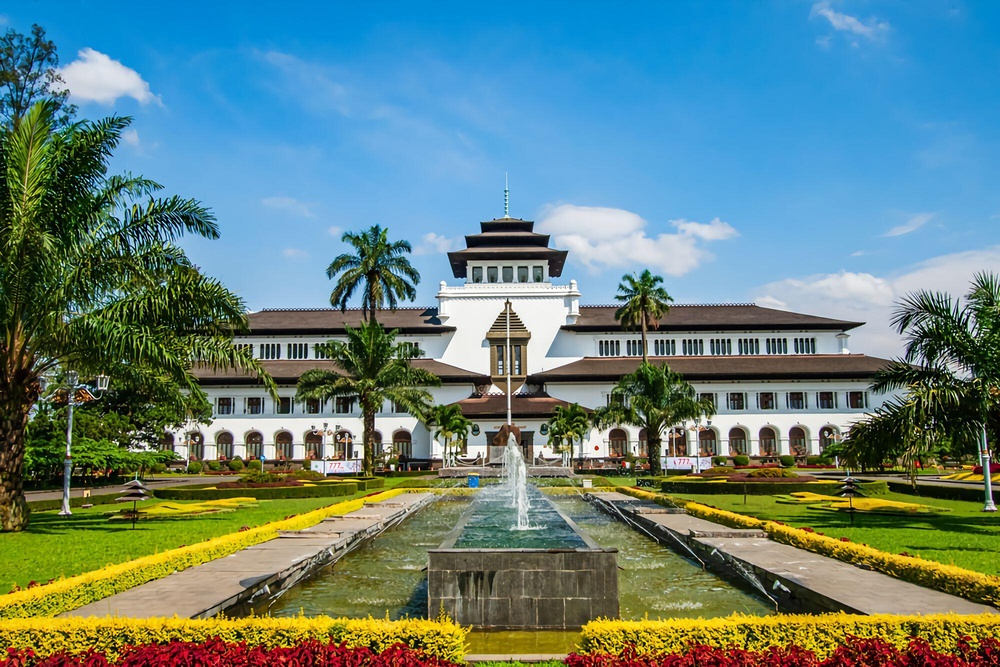
#> input picture gedungsate.jpg, 1000 x 667 px, shrunk from 2000 x 1334 before the run
$ python 'Contrast Enhancment.py'
#> lines starting #> are read from the running program, lines starting #| are printed output that depends on the picture
import cv2#Memanggil modul/library cv2
import numpy as np#Memanggil modul/library numpy
import matplotlib.pyplot as plt#Memanggil modul/library matplotlib
from skimage import data
from skimage.io import imread
from skimage.color import rgb2gray

image = cv2.imread('gedungsate.jpg', 0)#sebuah fungsi yang membaca file gambar dan mengembalikan sebuah array NumPy yang merepresentasikan gambar tersebut.
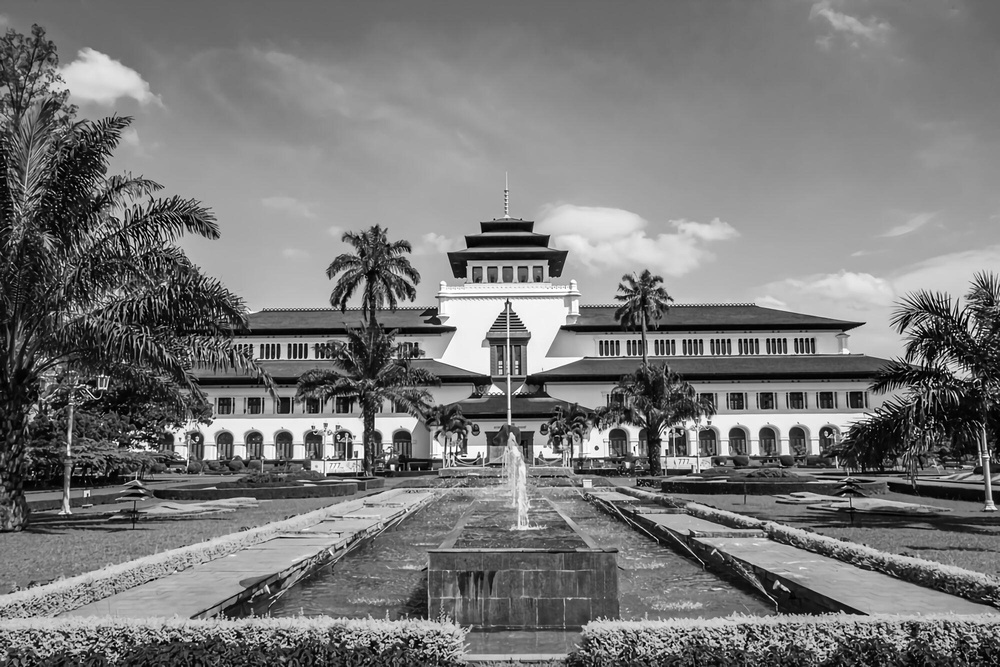
#> image: shape (667, 1000); min 0, max 255, mean 119.9
image_equalized = cv2.equalizeHist(image)#melakukan equalisasi histogram pada gambar yang disimpan dalam variabel image.
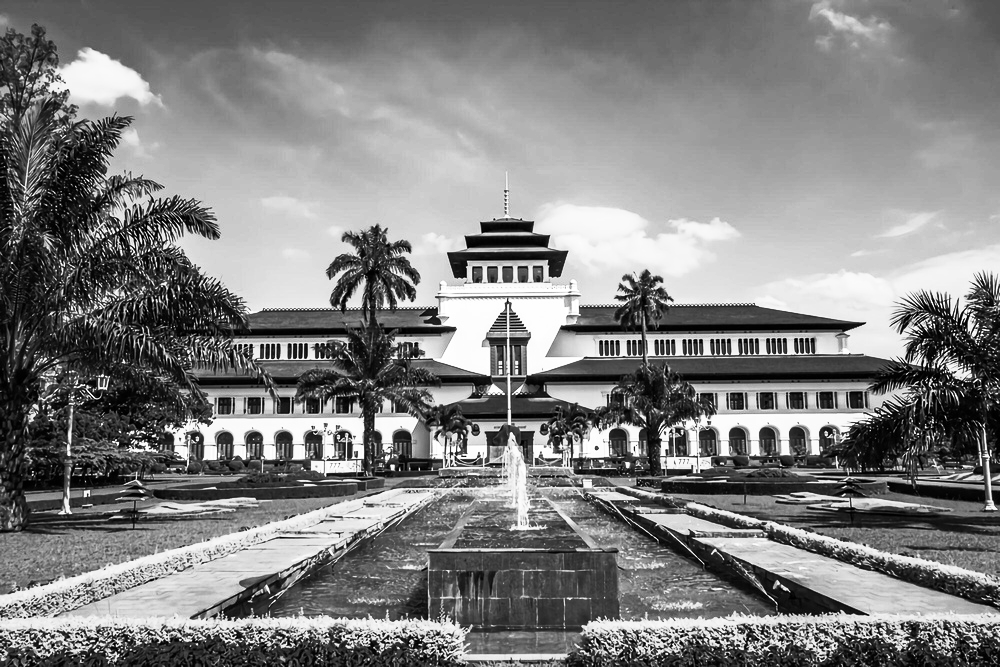
#> image_equalized: shape (667, 1000); min 0, max 255, mean 128
clahe = cv2.createCLAHE(clipLimit=2, tileGridSize=(8,8))#menggunakan library OpenCV (cv2) untuk membuat objek CLAHE (Contrast Limited Adaptive Histogram Equalization).
#Apply CLAHE to the original image
image_clahe = clahe.apply(image)#menerapkan metode CLAHE (Contrast Limited Adaptive Histogram Equalization) yang telah dibuat sebelumnya (clahe) pada gambar yang disimpan dalam variabel image.
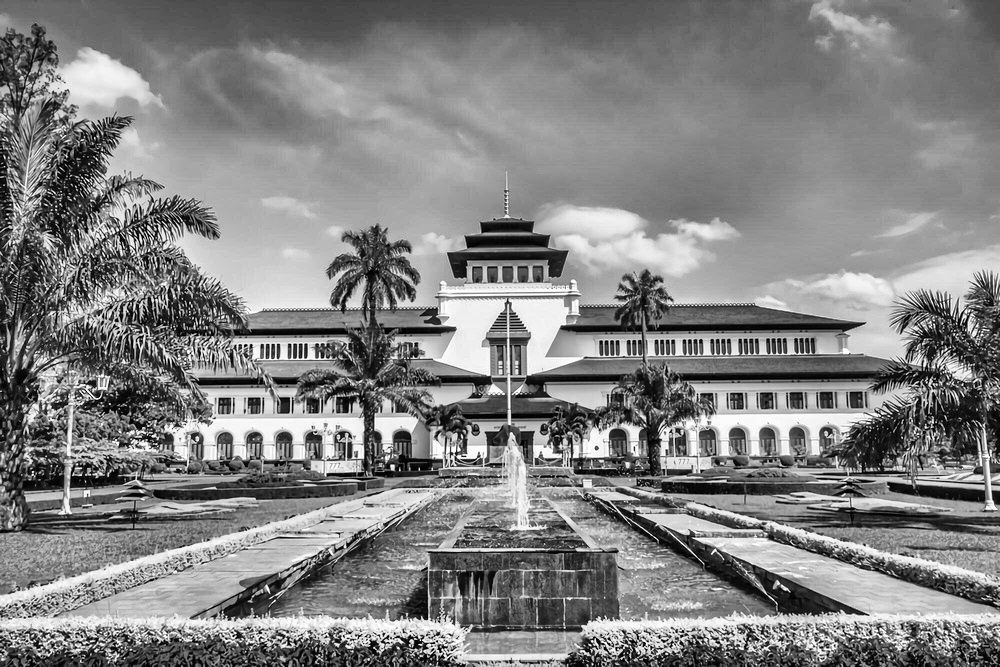
#> image_clahe: shape (667, 1000); min 0, max 255, mean 130.4
# Create an empty array to store the final output
image_cs = np.zeros((image.shape[0],image.shape[1]),dtype = 'uint8')#membuat sebuah matriks nol dengan dimensi yang sama dengan gambar yang disimpan dalam variabel image.

# Apply Min-Max Contrasting
min = np.min(image)#menggunakan library NumPy (np) untuk mencari nilai terkecil (minimum) dalam gambar yang disimpan dalam variabel image.
#> min = 0
max = np.max(image)#menggunakan library NumPy (np) untuk mencari nilai terbesar (maksimum) dalam gambar yang disimpan dalam variabel image.
#> max = 255

for i in range(image.shape[0]):#melakukan iterasi (perulangan) sebanyak jumlah baris dalam gambar yang disimpan dalam variabel image.
    for j in range(image.shape[1]):#untuk melakukan iterasi (perulangan) sebanyak jumlah kolom dalam gambar yang disimpan dalam variabel image.
        image_cs[i,j] = 255*(image[i,j]-min)/(max-min)# untuk menghitung dan menetapkan nilai pada matriks image_cs pada posisi baris i dan kolom j dengan mengaplikasikan transformasi kontras ke gambar.
copyCamera = image.copy().astype(float)# untuk membuat salinan dari gambar yang disimpan dalam variabel image dengan tipe data float.

m1,n1 = copyCamera.shape#untuk mendapatkan dimensi (jumlah baris dan kolom) dari gambar yang disimpan dalam variabel copyCamera.
#> m1 = 667; n1 = 1000
output1 = np.empty([m1, n1])#membuat array numpy (np) dengan ukuran m1 baris dan n1 kolom yang kosong.

for baris in range(0, m1-1):#perulangan for yang akan iterasi melalui rentang nilai dari 0 hingga m1-1. Dalam konteks ini, variabel baris akan berturut-turut mengambil nilai-nilai dari rentang tersebut dalam setiap iterasi perulangan.
    for kolom in range(0, n1-1):#perulangan for yang akan iterasi melalui rentang nilai dari 0 hingga n1-1. Dalam konteks ini, variabel kolom akan berturut-turut mengambil nilai-nilai dari rentang tersebut dalam setiap iterasi perulangan
        a1 = baris#nilai dari variabel a1 akan diisi dengan nilai dari variabel baris
        b1 = kolom#nilai dari variabel b1 akan diisi dengan nilai dari variabel kolom
        output1[a1, b1] = copyCamera[baris, kolom] * 1.9#mengassign nilai ke elemen pada posisi (a1, b1) dalam array output1. Nilai tersebut dihitung dengan mengalikan nilai pada posisi (baris, kolom) dalam array copyCamera dengan angka 1.9.
fig, axes = plt.subplots(5, 2, figsize=(20, 20))#membuat suatu gambar (figure) dengan 5 baris dan 2 kolom dari subplot.
ax = axes.ravel()#mengubah array multidimensi axes menjadi array satu dimensi ax menggunakan metode ravel()

ax[0].imshow(image, cmap=plt.cm.gray)#menampilkan gambar (image) pada subplot pertama (ax[0]) menggunakan fungsi imshow() dari library Matplotlib. Gambar akan ditampilkan dengan skala abu-abu (grayscale) menggunakan colormap (cmap) plt.cm.gray.
ax[0].set_title("Citra Input")#memberikan judul ("Citra Input") pada subplot pertama (ax[0]) dalam gambar (figure) yang telah dibuat sebelumnya.
ax[1].hist(image.ravel(), bins=256)#untuk membuat histogram pada subplot ketujuh (ax[1]) dalam gambar (figure) yang telah dibuat sebelumnya.
ax[1].set_title('Histogram Input')#memberikan judul ("Citra Input") pada subplot pertama (ax[1]) dalam gambar (figure) yang telah dibuat sebelumnya.

ax[2].imshow(image_equalized, cmap=plt.cm.gray)#menampilkan gambar (image) pada subplot pertama (ax[2]) menggunakan fungsi imshow() dari library Matplotlib. Gambar akan ditampilkan dengan skala abu-abu (grayscale) menggunakan colormap (cmap) plt.cm.gray.
ax[2].set_title("Citra Output HE")#memberikan judul ("Citra Input") pada subplot pertama (ax[2]) dalam gambar (figure) yang telah dibuat sebelumnya.
ax[3].hist(image_equalized.ravel(), bins=256)#untuk membuat histogram pada subplot ketujuh (ax[3]) dalam gambar (figure) yang telah dibuat sebelumnya.
ax[3].set_title('Histogram Output HE Method')#memberikan judul ("Citra Input") pada subplot pertama (ax[3]) dalam gambar (figure) yang telah dibuat sebelumnya.

ax[4].imshow(image_cs, cmap=plt.cm.gray)#menampilkan gambar (image) pada subplot pertama (ax[4]) menggunakan fungsi imshow() dari library Matplotlib. Gambar akan ditampilkan dengan skala abu-abu (grayscale) menggunakan colormap (cmap) plt.cm.gray.
ax[4].set_title("Citra Output CS")#memberikan judul ("Citra Input") pada subplot pertama (ax[4]) dalam gambar (figure) yang telah dibuat sebelumnya.
ax[5].hist(image_cs.ravel(), bins=256)#untuk membuat histogram pada subplot ketujuh (ax[5]) dalam gambar (figure) yang telah dibuat sebelumnya.
ax[5].set_title('Histogram Output CS Method')#memberikan judul ("Citra Input") pada subplot pertama (ax[5]) dalam gambar (figure) yang telah dibuat sebelumnya.

ax[6].imshow(image_clahe, cmap=plt.cm.gray)#menampilkan gambar (image) pada subplot pertama (ax[6]) menggunakan fungsi imshow() dari library Matplotlib. Gambar akan ditampilkan dengan skala abu-abu (grayscale) menggunakan colormap (cmap) plt.cm.gray.
ax[6].set_title("Citra Grayscale CLAHE")#memberikan judul ("Citra Input") pada subplot pertama (ax[6]) dalam gambar (figure) yang telah dibuat sebelumnya.
ax[7].hist(image_clahe.ravel(), bins=256)#untuk membuat histogram pada subplot ketujuh (ax[7]) dalam gambar (figure) yang telah dibuat sebelumnya.
ax[7].set_title('Histogram Output CLAHE Method')#memberikan judul ("Citra Input") pada subplot pertama (ax[7]) dalam gambar (figure) yang telah dibuat sebelumnya.

ax[8].imshow(output1, cmap=plt.cm.gray)#menampilkan gambar (image) pada subplot pertama (ax[8]) menggunakan fungsi imshow() dari library Matplotlib. Gambar akan ditampilkan dengan skala abu-abu (grayscale) menggunakan colormap (cmap) plt.cm.gray.
ax[8].set_title("Citra Grayscale Perkalian Konstanta")#memberikan judul ("Citra Input") pada subplot pertama (ax[8]) dalam gambar (figure) yang telah dibuat sebelumnya.
ax[9].hist(output1.ravel(), bins=256)#untuk membuat histogram pada subplot kesepuluh (ax[9]) dalam gambar (figure) yang telah dibuat sebelumnya.
ax[9].set_title('Histogram Output Perkalian Konstanta Method')#memberikan judul ("Citra Input") pada subplot pertama (ax[9]) dalam gambar (figure) yang telah dibuat sebelumnya.
fig.tight_layout()#menyesuaikan parameter subplot untuk memberikan padding yang ditentukan
plt.show()#menampilkan semua gambar
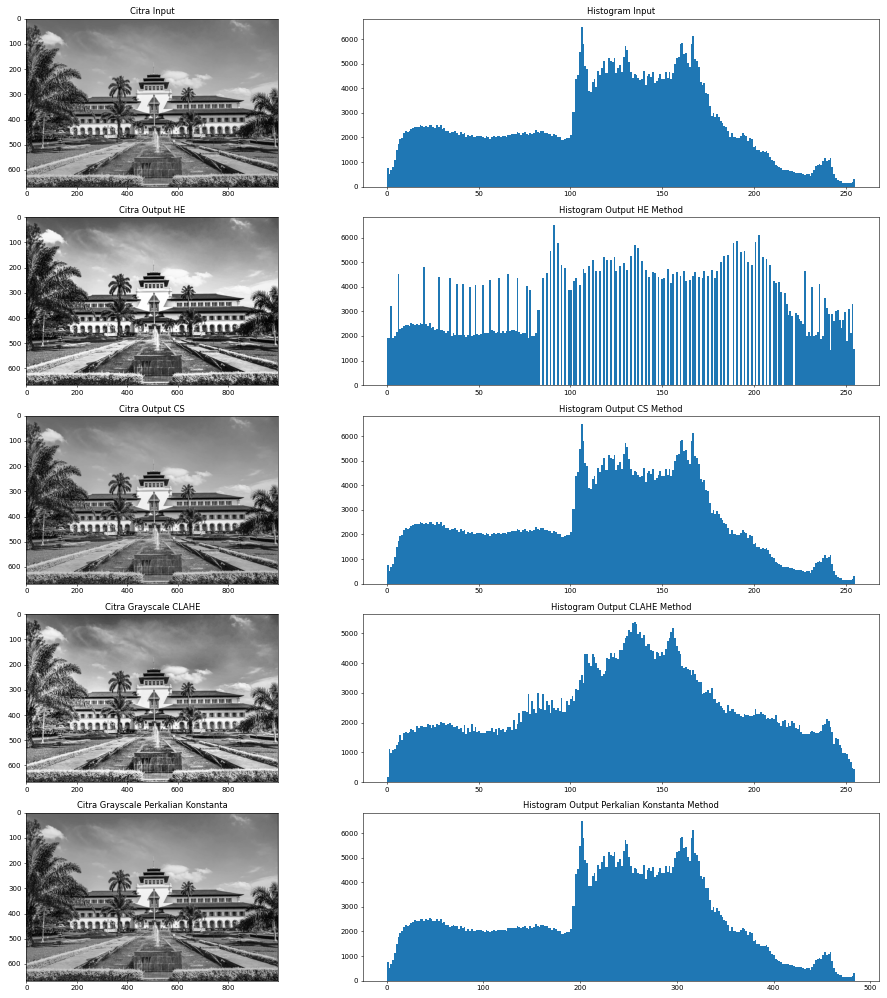
#> figure drawn by matplotlib, 10 panels; panel 2: tallest bar 6510 high, from x = 105.6 to 106.6; panel 4: tallest bar 6510 high, from x = 90.64 to 91.64; panel 6: tallest bar 6510 high, from x = 105.6 to 106.6; panel 8: tallest bar 5378 high, from x = 134.5 to 135.5
